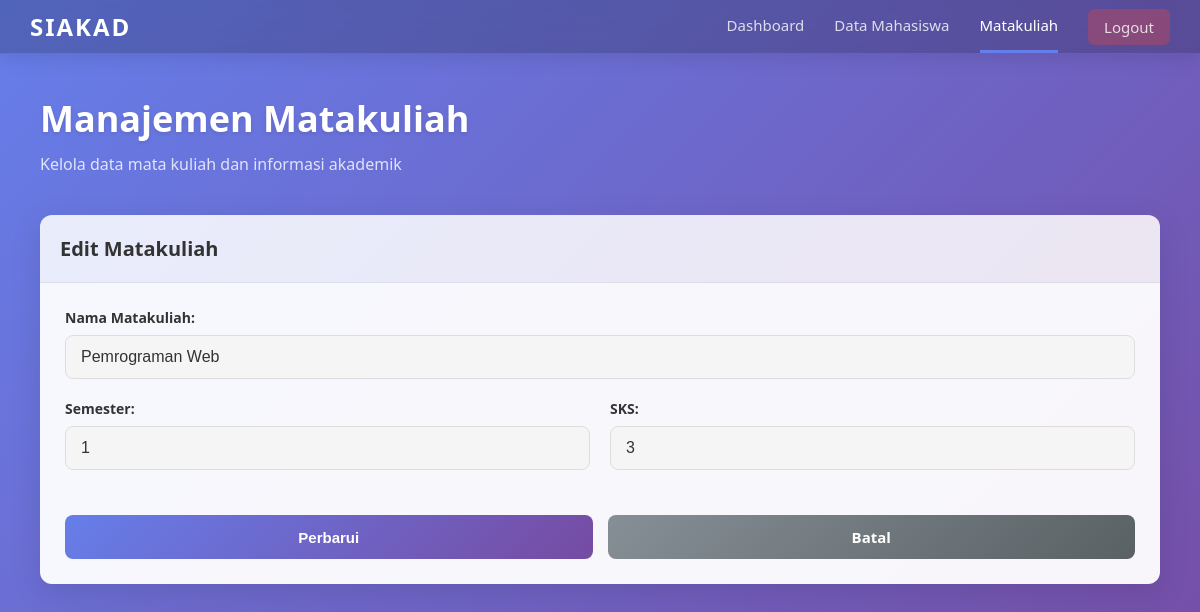
The page /matakuliah.php?action=edit&id=1 (signed in) on the database its author committed.
### tables this page shows
CREATE TABLE `matakuliah` (
  `id_matkul` int(11) NOT NULL,
  `nama_matkul` varchar(100) NOT NULL,
  `semester` int(11) NOT NULL,
  `sks` int(11) NOT NULL,
  `created_at` timestamp NOT NULL DEFAULT current_timestamp()
);

### matakuliah.php (the view, shortened to what this page needs)
<?php
require_once 'config.php';
$action = isset($_GET['action']) ? $_GET['action'] : 'list';
$matakuliah_list = [];
$matakuliah_edit = null;
if ($action === 'edit' && isset($_GET['id'])) {
    $id_matkul = intval($_GET['id']);
    try {
        $stmt = $pdo->prepare("SELECT * FROM matakuliah WHERE id_matkul = ?");
        $stmt->execute([$id_matkul]);
        $matakuliah_edit = $stmt->fetch(PDO::FETCH_ASSOC);
    } catch (PDOException $e) {
        $message = "Error: " . $e->getMessage();
        $messageType = "error";
        $action = 'list';
    }
}
?>
<!DOCTYPE html>
<html lang="id">
<head>
    <link rel="stylesheet" href="style.css">
</head>
<body>
    <div class="main-container">
        <nav class="navbar">
            <div class="navbar-brand">
                <h2>SIAKAD</h2>
            </div>
            <div class="navbar-menu">
                <a href="dashboard.php" class="nav-link">Dashboard</a>
                <a href="mahasiswa.php" class="nav-link">Data Mahasiswa</a>
                <a href="matakuliah.php" class="nav-link active">Matakuliah</a>
                <a href="logout.php" class="nav-link logout">Logout</a>
            </div>
        </nav>
        <div class="content">
            <div class="page-header">
                <h1>Manajemen Matakuliah</h1>
                <p>Kelola data mata kuliah dan informasi akademik</p>
            </div>
            <?php if ($action === 'list'): ?>
                <div class="card">
                    <div class="card-header">
                        <h3>Daftar Matakuliah</h3>
                        <a href="matakuliah.php?action=add" class="btn btn-primary">+ Tambah Matakuliah</a>
                    </div>
                    <div class="card-body">
                        <?php if (count($matakuliah_list) > 0): ?>
                            <table class="table">
                                <thead>
                                    <tr>
                                        <th>No</th>
                                        <th>Nama Matakuliah</th>
                                        <th>Semester</th>
                                        <th>SKS</th>
                                        <th>Aksi</th>
                                    </tr>
                                </thead>
                                <tbody>
                                    <?php foreach ($matakuliah_list as $index => $matkul): ?>
                                        <tr>
                                            <td><?php echo $index + 1; ?></td>
                                            <td><?php echo htmlspecialchars($matkul['nama_matkul']); ?></td>
                                            <td><?php echo $matkul['semester']; ?></td>
                                            <td><?php echo $matkul['sks']; ?></td>
                                            <td class="action-cell">
                                                <a href="matakuliah.php?action=edit&id=<?php echo $matkul['id_matkul']; ?>" class="btn btn-sm btn-edit">Edit</a>
                                                <a href="matakuliah.php?action=delete&id=<?php echo $matkul['id_matkul']; ?>" class="btn btn-sm btn-delete" onclick="return confirm('Yakin ingin menghapus?')">Hapus</a>
                                            </td>
                                        </tr>
                                    <?php endforeach; ?>
                                </tbody>
                            </table>
                        <?php else: ?>
                            <p class="no-data">Tidak ada data matakuliah.</p>
                        <?php endif; ?>
                    </div>
                </div>
            <?php elseif ($action === 'edit' && $matakuliah_edit): ?>
                <div class="card">
                    <div class="card-header">
                        <h3>Edit Matakuliah</h3>
                    </div>
                    <div class="card-body">
                        <form action="matakuliah.php?action=edit" method="POST" class="form">
                            <div class="form-group">
                                <label for="nama_matkul">Nama Matakuliah:</label>
                                <input type="text" id="nama_matkul" name="nama_matkul" value="<?php echo htmlspecialchars($matakuliah_edit['nama_matkul']); ?>" required>
                            </div>
                            <div class="form-row">
                                <div class="form-group">
                                    <label for="semester">Semester:</label>
                                    <input type="number" id="semester" name="semester" value="<?php echo $matakuliah_edit['semester']; ?>" min="1" max="8" required>
                                </div>
                                <div class="form-group">
                                    <label for="sks">SKS:</label>
                                    <input type="number" id="sks" name="sks" value="<?php echo $matakuliah_edit['sks']; ?>" min="1" max="4" required>
                                </div>
                            </div>
                            <div class="form-actions">
                                <button type="submit" class="btn btn-primary">Perbarui</button>
                                <a href="matakuliah.php" class="btn btn-secondary">Batal</a>
                            </div>
                        </form>
                    </div>
                </div>
            <?php endif; ?>
        </div>
    </div>
</body>
</html>

### style.css (style rules this page uses)
* { margin: 0; padding: 0; box-sizing: border-box; }
body { font-family: 'Segoe UI', Tahoma, Geneva, Verdana, sans-serif; background: linear-gradient(135deg, #667eea 0%, #764ba2 100%); min-height: 100vh; color: #333; }
h1 { margin-bottom: 30px; color: #fff; font-size: 28px; font-weight: 300; text-shadow: 0 2px 4px rgba(0, 0, 0, 0.1); }
h2 { color: #fff; font-size: 24px; margin-bottom: 10px; }
h3 { color: #333; font-size: 18px; margin-bottom: 15px; font-weight: 600; }
.form-group { margin-bottom: 20px; text-align: left; }
label { display: block; margin-bottom: 8px; font-weight: 500; color: rgba(255, 255, 255, 0.9); font-size: 14px; }
input[type="text"], input[type="password"], input[type="email"], input[type="number"], select { width: 100%; padding: 12px 15px; border: 1px solid rgba(255, 255, 255, 0.3); border-radius: 8px; font-size: 16px; box-sizing: border-box; background: rgba(255, 255, 255, 0.2); color: #333; backdrop-filter: blur(5px); transition: all 0.3s ease; }
input[type="text"]::placeholder, input[type="password"]::placeholder, input[type="email"]::placeholder, input[type="number"]::placeholder { color: rgba(0, 0, 0, 0.5); }
.btn { padding: 12px 24px; background: linear-gradient(135deg, #667eea 0%, #764ba2 100%); color: white; border: none; border-radius: 8px; font-size: 15px; font-weight: 600; cursor: pointer; transition: all 0.3s ease; text-decoration: none; display: inline-block; text-align: center; }
.btn-primary { background: linear-gradient(135deg, #667eea 0%, #764ba2 100%); }
.btn-secondary { background: linear-gradient(135deg, #868f96 0%, #596164 100%); }
.main-container { display: flex; min-height: 100vh; flex-direction: column; }
.navbar { background: rgba(0, 0, 0, 0.2); backdrop-filter: blur(10px); padding: 0 30px; display: flex; justify-content: space-between; align-items: center; box-shadow: 0 4px 20px rgba(0, 0, 0, 0.1); border-bottom: 1px solid rgba(255, 255, 255, 0.1); }
.navbar-brand h2 { color: #fff; font-size: 24px; margin: 0; font-weight: 700; letter-spacing: 2px; }
.navbar-menu { display: flex; gap: 30px; align-items: center; }
.nav-link { color: rgba(255, 255, 255, 0.8); text-decoration: none; font-weight: 500; padding: 15px 0; border-bottom: 3px solid transparent; transition: all 0.3s ease; font-size: 15px; }
.nav-link.active { color: #fff; border-bottom-color: #667eea; }
.nav-link.logout { background: rgba(244, 67, 54, 0.3); padding: 8px 16px; border-radius: 6px; border-bottom: none; }
.content { flex: 1; padding: 40px; max-width: 1200px; width: 100%; margin: 0 auto; }
.page-header { margin-bottom: 40px; color: #fff; }
.page-header h1 { font-size: 36px; margin-bottom: 10px; font-weight: 600; }
.page-header p { font-size: 16px; color: rgba(255, 255, 255, 0.8); }
.card { background: rgba(255, 255, 255, 0.95); border-radius: 12px; box-shadow: 0 8px 32px rgba(0, 0, 0, 0.1); overflow: hidden; margin-bottom: 20px; transition: transform 0.3s ease, box-shadow 0.3s ease; }
.card-header { padding: 20px; background: linear-gradient(135deg, rgba(102, 126, 234, 0.1), rgba(118, 75, 162, 0.1)); border-bottom: 1px solid rgba(0, 0, 0, 0.05); display: flex; justify-content: space-between; align-items: center; }
.card-header h3 { margin: 0; color: #333; font-size: 20px; }
.card-body { padding: 25px; }
.form { display: flex; flex-direction: column; }
.form-row { display: grid; grid-template-columns: 1fr 1fr; gap: 20px; }
.form-group { margin-bottom: 20px; }
.form-group label { color: #333; font-weight: 600; margin-bottom: 8px; }
.form-group input, .form-group select { background: #f5f5f5; border: 1px solid #ddd; color: #333; }
.form-actions { display: flex; gap: 15px; margin-top: 25px; }
.form-actions .btn { flex: 1; text-align: center; }

### rows shown on the page
matakuliah: nama_matkul "Pemrograman Web", semester "1", sks "3"
